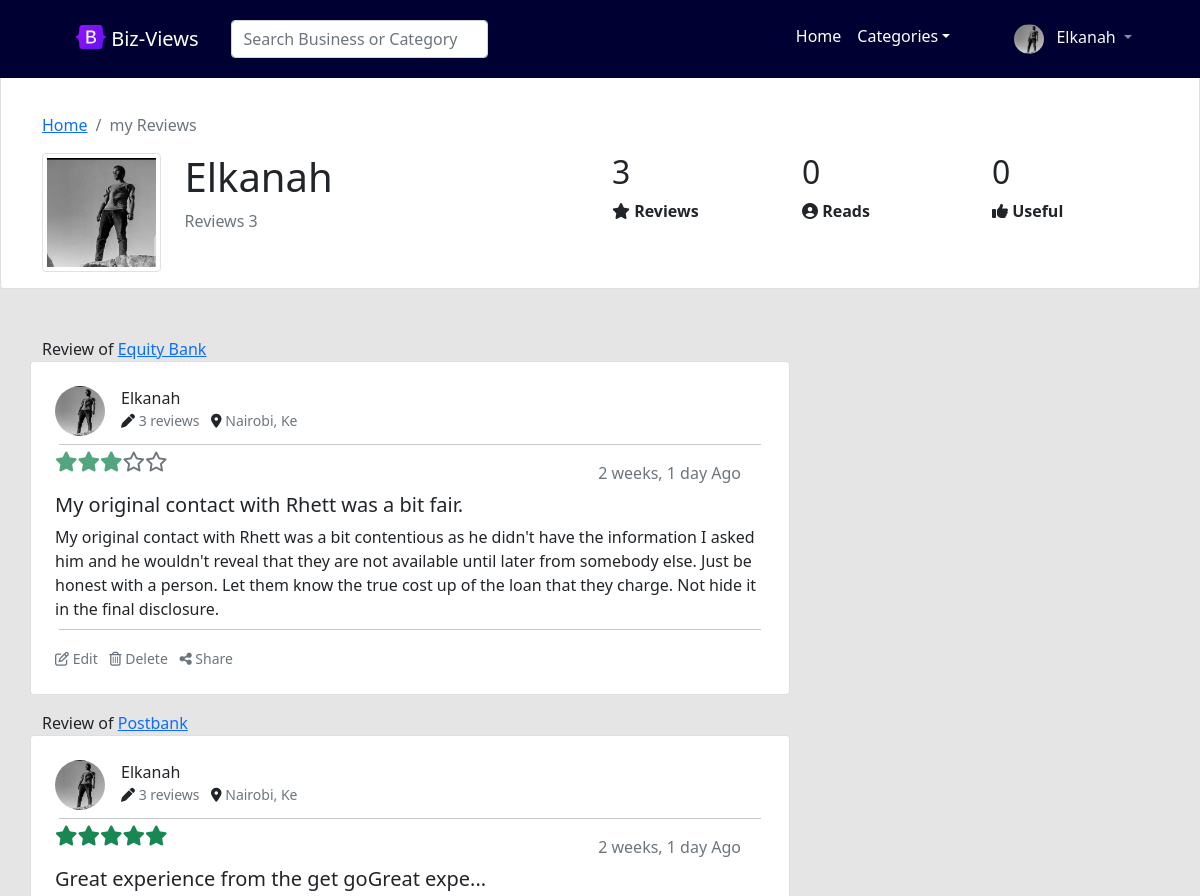
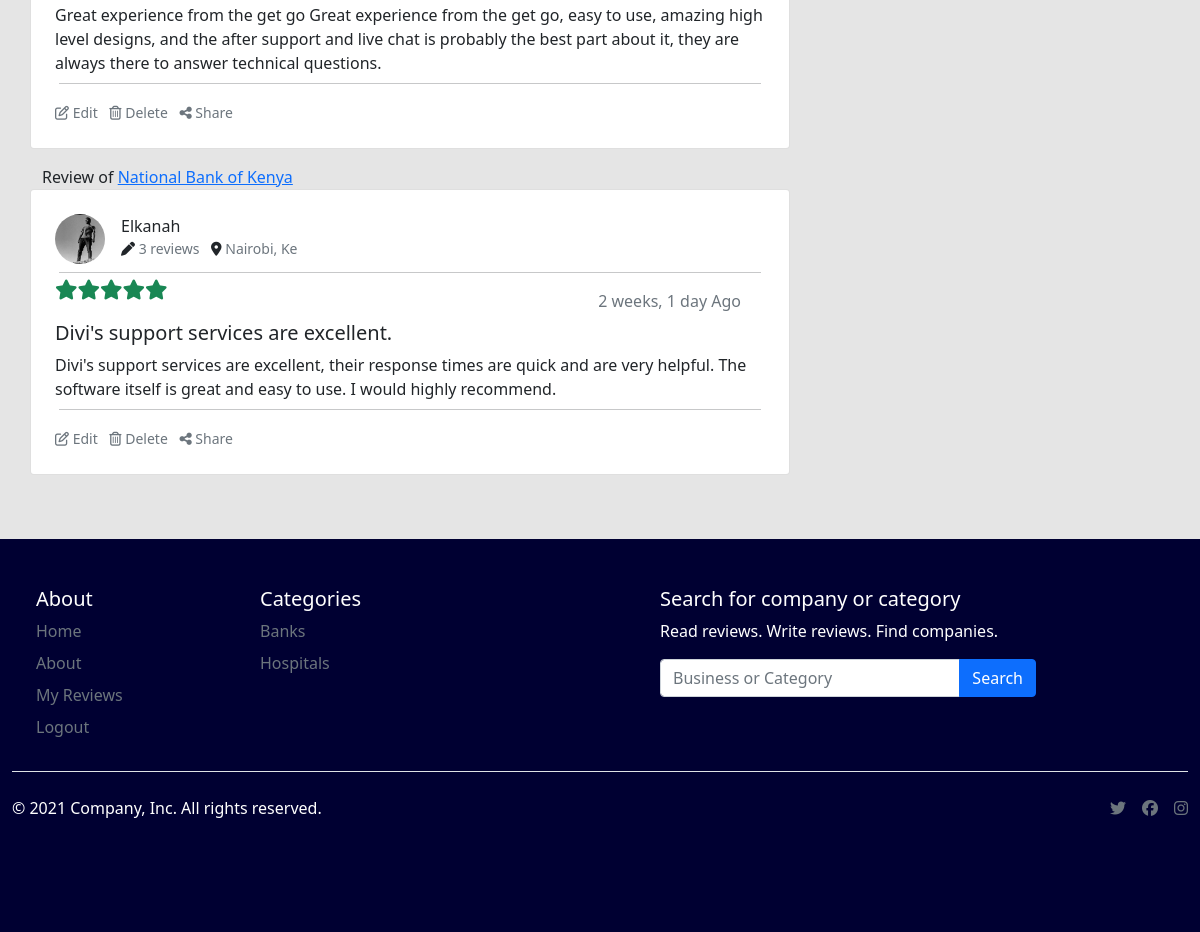
The page /my-reviews/ (signed in) on the database its author committed (2 pictures, top to bottom).
### business/models.py (models this page shows, shortened)
class UserProfile(models.Model):
	user = models.OneToOneField(User, on_delete=models.CASCADE)
	image = models.ImageField('Profile Image', upload_to='Image/Settings/ProfileImages',
		max_length=500, default='Image/Settings/ProfileImages/dummy.png', storage=gd_storage)
	language = models.CharField('Langauge', default='English', max_length=50)
	def my_reviews_count(self):
		return Review.objects.filter(user=self.user.id).count()

class Review(models.Model):
	business = models.ForeignKey(Business, on_delete=models.CASCADE)
	user = models.ForeignKey(User, on_delete=models.CASCADE)
	rating = models.IntegerField('Rating', default=0)
	title = models.CharField('Title', max_length=50, blank=True, null=True)
	review = models.CharField('Review', max_length=1200, blank=True, null=True)
	date_created = models.DateTimeField('Date Created', auto_now_add=True)
	def user_profile(self):
		return UserProfile.objects.get(user=self.user.id)
	def user_reviews_count(self):
		return Review.objects.filter(user=self.user.id).count()

class Business(models.Model):
	name = models.CharField('Business Name', max_length=50, unique=True)
	image = models.ImageField('Image', upload_to='Image/Business/Profile/', max_length=500,
		default='dummy.png', storage=gd_storage)
	category = models.ForeignKey(Category, on_delete=models.CASCADE)
	description = models.CharField('Description', max_length=1200, blank=True)
	website = models.CharField('Website', max_length=150, blank=True, null=True)
	email = models.CharField('Email', max_length=50, blank=True, null=True)
	phone_number = models.CharField('Phone Number', max_length=50, blank=True, null=True)
	country = models.CharField('Country', max_length=50)
	county = models.CharField('County', max_length=50)
	town = models.CharField('Town', max_length=50)
	status = models.CharField('Status', max_length=50, default="unverified")
	date_created = models.DateTimeField('Date Created', auto_now_add=True)

class Category(models.Model):
	name = models.CharField('Name', max_length=200)
	date_created = models.DateTimeField('Date Created', auto_now_add=True)

### reviews/views.py (the view)
# urls.py: path('my-reviews/', views.my_reviews, name='my-reviews'),
@login_required(login_url='/login/')
@user_passes_test(check_user_settings, login_url='/manage/')
def my_reviews(request):
	reviews = Review.objects.filter(user=request.user.id)
	profile = UserProfile.objects.get(user=int(request.user.id))
	categories = Category.objects.all()
	return render(request, "reviews/my-reviews.html", {"reviews": reviews, "profile": profile,
		"categories": categories})

### reviews/views.py (called while the page is built)
def check_user_settings(user):
	profile = UserProfile.objects.filter(user=user.id)
	return profile.count()>=1

### business/templates/reviews/my-reviews.html (shortened to what this page needs)
{% extends "reviews/base.html" %}
{% load static %}
{% block content %}
<main class="main-index">
	<div class="b-example-divider"> </div>
	<div class="container-fluid card pt-5">
		<div class="card-body">
			<div class="container">
				<nav aria-label="breadcrumb">
				  	<ol class="breadcrumb">
				    	<li class="breadcrumb-item"><a href="{% url 'index' %}">Home</a></li>
				    	<li class="breadcrumb-item active" aria-current="page">my Reviews</li>
				  	</ol>
				</nav>
				<div class="row">
					<div class="col-lg-6 col-md-8 col-sm-12">
						<div class="row">
							<div class="col-3">
								<img src="{{profile.image.url}}" class="img-thumbnail" alt="...">
							</div>
							<div class="col-9">
								<h1>{{user.first_name}}</h1>
								<p class="text-muted">Reviews {{profile.my_reviews_count}} </p>
							</div>
						</div>
					</div>
					<div class="col-lg-6 col-md-8 col-sm-12">
						<div class="row">
							<div class="col-4">
								<h2>{{profile.my_reviews_count}}</h2>
								<p>
									<i class="fas fa-star"></i>
									<strong>Reviews</strong>
								</p>
							</div>
							<div class="col-4">
								<h2>0</h2>
								<p>
									<i class="fas fa-user-circle"></i>
									<strong>Reads</strong>
								</p>
							</div>
							<div class="col-4">
								<h2>0</h2>
								<p>
									<i class="fas fa-thumbs-up"></i>
									<strong>Useful</strong>
								</p>
							</div>
						</div>
					</div>
				</div>
			</div>
		</div>
	</div>
	<div class="b-example-divider"> </div>
	<div class="container">
		<div class="row">
			<div class="col-lg-8 col-md-10 col-sm-12">
			{% for review in reviews %}
				<label>Review of <a href="{% url 'business-reviews' review.business.name|slugify review.business.id %}">{{review.business.name}}</a> </label>
				<div class="row mb-3 card">
					<div class="card-body p-4">
						<div class="row">
							<div class="d-flex">
                                <img src="{{review.user_profile.image.url}}" class="rounded-circle float-start" width="50px" height="50px" alt="e">
                                <div class="px-3">
                                	<div>{{review.user.first_name}}</div>
                                	<div class="d-flex">
                                		<small>
                                			<i class="fas fa-pen"></i>
                                			<span class="text-muted">{{review.user_reviews_count}} reviews </span>
                                			<i class="fas fa-map-marker-alt ps-2"></i>
                                			<span class="text-muted"> Nairobi, Ke</span>
                                		</small>
                                	</div>
                                </div>
                            </div>
						</div>
						<div class="row pt-2 mx-1">
							<hr>
						</div>
						<div class="row">
							<div class="row justify-content-between">
							{% if review.rating == 5 %}
								<div class="col d-flex">
                                    <i class="fas fa-star fa-lg text-success"></i>
                                    <i class="fas fa-star fa-lg text-success"></i>
                                    <i class="fas fa-star fa-lg text-success"></i>
                                    <i class="fas fa-star fa-lg text-success"></i>
                                    <i class="fas fa-star fa-lg text-success"></i>
                                </div>
                            {% elif review.rating == 3 %}
                            	<div class="col d-flex">
                                    <i class="fas fa-star fa-lg text-success text-opacity-75"></i>
                                    <i class="fas fa-star fa-lg text-success text-opacity-75"></i>
                                    <i class="fas fa-star fa-lg text-success text-opacity-75"></i>
                                    <i class="far fa-star fa-lg text-muted"></i>
                                    <i class="far fa-star fa-lg text-muted"></i>
                                </div>
                            {% endif %}
                                <div class="col text-end text-muted">{{review.date_created|timesince}} Ago</div>
							</div>
						</div>
						<div class="row pt-2">
							<h5 class="card-title">{{review.title}}</h5>
							<p class="card-text">{{review.review}} </p>
						</div>
						<div class="row pt-2 mx-1">
							<hr>
						</div>
						<div class="row justify-content-between text-muted pt-0">
							<div class="col">
								<small>
									<i class="far fa-edit"></i> Edit
									<i class="far fa-trash-alt ms-2"></i> Delete
									<i class="fas fa-share-alt ms-2"></i> Share
								</small>
							</div>
						</div>
					</div>
				</div>
			{% empty %}
				<div class="row text-center">
					You have not reviewed any Business.
				</div>
			{% endfor %}
			</div>
		</div>
	</div>
	<div class="b-example-divider"> </div>
</main>
{% endblock %}

### business/templates/reviews/base.html (shortened to what this page needs)
<!doctype html>
<html lang="en">
    <head>
        {% load static %}
        <link href="https://cdn.jsdelivr.net/npm/bootstrap@5.1.3/dist/css/bootstrap.min.css" rel="stylesheet">
        <link href="{% static 'main/css/style.css' %}" rel="stylesheet">
    </head>
    <body>
        <nav class="navbar navbar-expand-md fixed-top navbar-dark mb-5" style="background-color: #000032">
            <div class="container-fluid">
                <a class="navbar-brand ms-5 p-3" href="{% url 'index' %}">
                <img src="{% static 'main/images/bootstrap-logo.svg' %}" alt="" width="30" height="24" class="d-inline-block align-text-top">
                Biz-Views
                </a>
                <div class="collapse navbar-collapse justify-content-start" id="navbarCollapse">
                    <form class="d-flex" method="get" action="{% url 'search' %}">
                        <input class="form-control" type="search" name="search" placeholder="Search Business or Category" aria-label="Search">
                    </form>
                </div>
                <div class="collapse navbar-collapse justify-content-end" id="navbarCollapse">
                    <ul class="navbar-nav me-5">
                        <li class="nav-item">
                            <a class="nav-link active" aria-current="page" href="{% url 'index' %}">Home</a>
                        </li>
                        <li class="nav-item dropdown me-5">
                            <a class="nav-link active dropdown-toggle" href="#" id="navbarDropdown2" role="button" data-bs-toggle="dropdown" aria-expanded="false">Categories</a>
                        </li>
                    {% if user.is_authenticated %}
                        <li class="nav-item dropdown">
                            <a class="nav-link dropdown-toggle link-light" href="#" id="navbarDropdown" role="button" data-bs-toggle="dropdown" aria-expanded="false">
                            {% if profile != None %}
                                <img src="{{profile.image.url}}" alt="" width="30" height="30" class="rounded-circle d-inline-block">
                            {% else %}
                                <img src="{% static 'main/images/profiles/avatar-2.jpg' %}" alt="" width="30" height="30" class="rounded-circle d-inline-block">
                            {% endif %}
                            <span class="ms-2 text-light">{{user.first_name}}</span>
                            </a>
                        </li>
                    {% else %}
                        <li class="nav-item">
                            <a class="btn btn-outline-success" href="{% url 'login' %}" >Login/Sign-Up</a>
                        </li>
                    {% endif %}
                    </ul>
                </div>
            </div>
        </nav>
        {% block content %}
        {% endblock %}
        <div class="container-fluid" style="background-color: #000032">
            <footer class="py-5">
                <div class="row">
                    <div class="col-lg-2 col-md-4 col-sm-6 ms-4">
                        <h5 class="footer-head">About</h5>
                        <ul class="nav flex-column">
                            <li class="nav-item mb-2">
                                <a href="{% url 'index' %}" class="nav-link p-0 text-muted">Home</a>
                            </li>
                            <li class="nav-item mb-2">
                                <a href="{% url 'about-us' %}" class="nav-link p-0 text-muted">About</a>
                            </li>
                            <li class="nav-item mb-2">
                                <a href="{% url 'my-reviews' %}" class="nav-link p-0 text-muted">My Reviews</a>
                            </li>
                            {% if user.is_authenticated %}
                            <li class="nav-item mb-2">
                                <a href="{% url 'logout' %}" class="nav-link p-0 text-muted">Logout</a>
                            </li>
                            {% else %}
                            <li class="nav-item mb-2">
                                <a href="{% url 'login' %}" class="nav-link p-0 text-muted">Login/Sign-up</a>
                            </li>
                            {% endif %}
                        </ul>
                    </div>
                    <div class="col-lg-4 col-md-4 col-sm-6 ms-4">
                        <h5 class="footer-head">Categories</h5>
                        <ul class="nav flex-column">
                        {% for category in categories %}
                            <li class="nav-item mb-2">
                                <a href="{% url 'category-reviews' category.name|slugify category.id %}" class="nav-link p-0 text-muted">{{category.name}}</a>
                            </li>
                        {% endfor %}
                        </ul>
                    </div>
                    <div class="col-lg-4 col-md-6 col-sm-12">
                        <form method="get" action="{% url 'search' %}">
                            <h5 class="footer-head">Search for company or category</h5>
                            <p class="footer-p">Read reviews. Write reviews. Find companies.</p>
                            <div class="input-group">
                                <input type="search" class="form-control" name="search" placeholder="Business or Category">
                                <button type="submit" class="btn btn-primary">Search</button>
                            </div>
                        </form>
                    </div>
                </div>
                <div class="d-flex justify-content-between py-4 my-4 border-top">
                    <p class="footer-p">&copy; 2021 Company, Inc. All rights reserved.</p>
                    <ul class="list-unstyled d-flex">
                        <li class="ms-3"><a class="text-muted" href="#">
                            <i class="fab fa-twitter" width="24" height="24"></i>
                        </a></li>
                        <li class="ms-3"><a class="text-muted" href="#">
                            <i class="fab fa-facebook"></i>
                        </a></li>
                        <li class="ms-3"><a class="text-muted" href="#">
                            <i class="fab fa-instagram"></i>
                        </a></li>
                    </ul>
                </div>
          </footer>
        </div>
    </body>
</html>

### business/static/main/css/style.css (style rules this page uses)
.footer-head { color: #fff; }
.footer-p { color: #fff; }
.b-example-divider { height: 3rem; background-color: transparent; }
.main-index { background-color: rgba(0, 0, 0, .1); }

### rows shown on the page
UserProfile: image (picture), my_reviews_count "3"
Review: business.name "Equity Bank", user_profile.image (picture), user.first_name "Elkanah", user_reviews_count "3", rating 3 (drawn), date_created "2 weeks, 1 day", title "My original contact with Rhett was a bit fair.", review "My original contact with Rhett was a bit contentious as he didn't have the information I asked him and he wouldn't reveal that they are not available until later from somebody else. Just be honest with a person. Let them know the true cost up of the loan that they charge. Not hide it in the final disclosure."
Review: business.name "Postbank", user_profile.image (picture), user.first_name "Elkanah", user_reviews_count "3", rating 5 (drawn), date_created "2 weeks, 1 day", title "Great experience from the get goGreat expe...", review "Great experience from the get go Great experience from the get go, easy to use, amazing high level designs, and the after support and live chat is probably the best part about it, they are always there to answer technical questions."
Review: business.name "National Bank of Kenya", user_profile.image (picture), user.first_name "Elkanah", user_reviews_count "3", rating 5 (drawn), date_created "2 weeks, 1 day", title "Divi's support services are excellent.", review "Divi's support services are excellent, their response times are quick and are very helpful. The software itself is great and easy to use. I would highly recommend."
Category: name "Banks"
Category: name "Hospitals"

### other values the page prints
{{ user.first_name }} "Elkanah"
